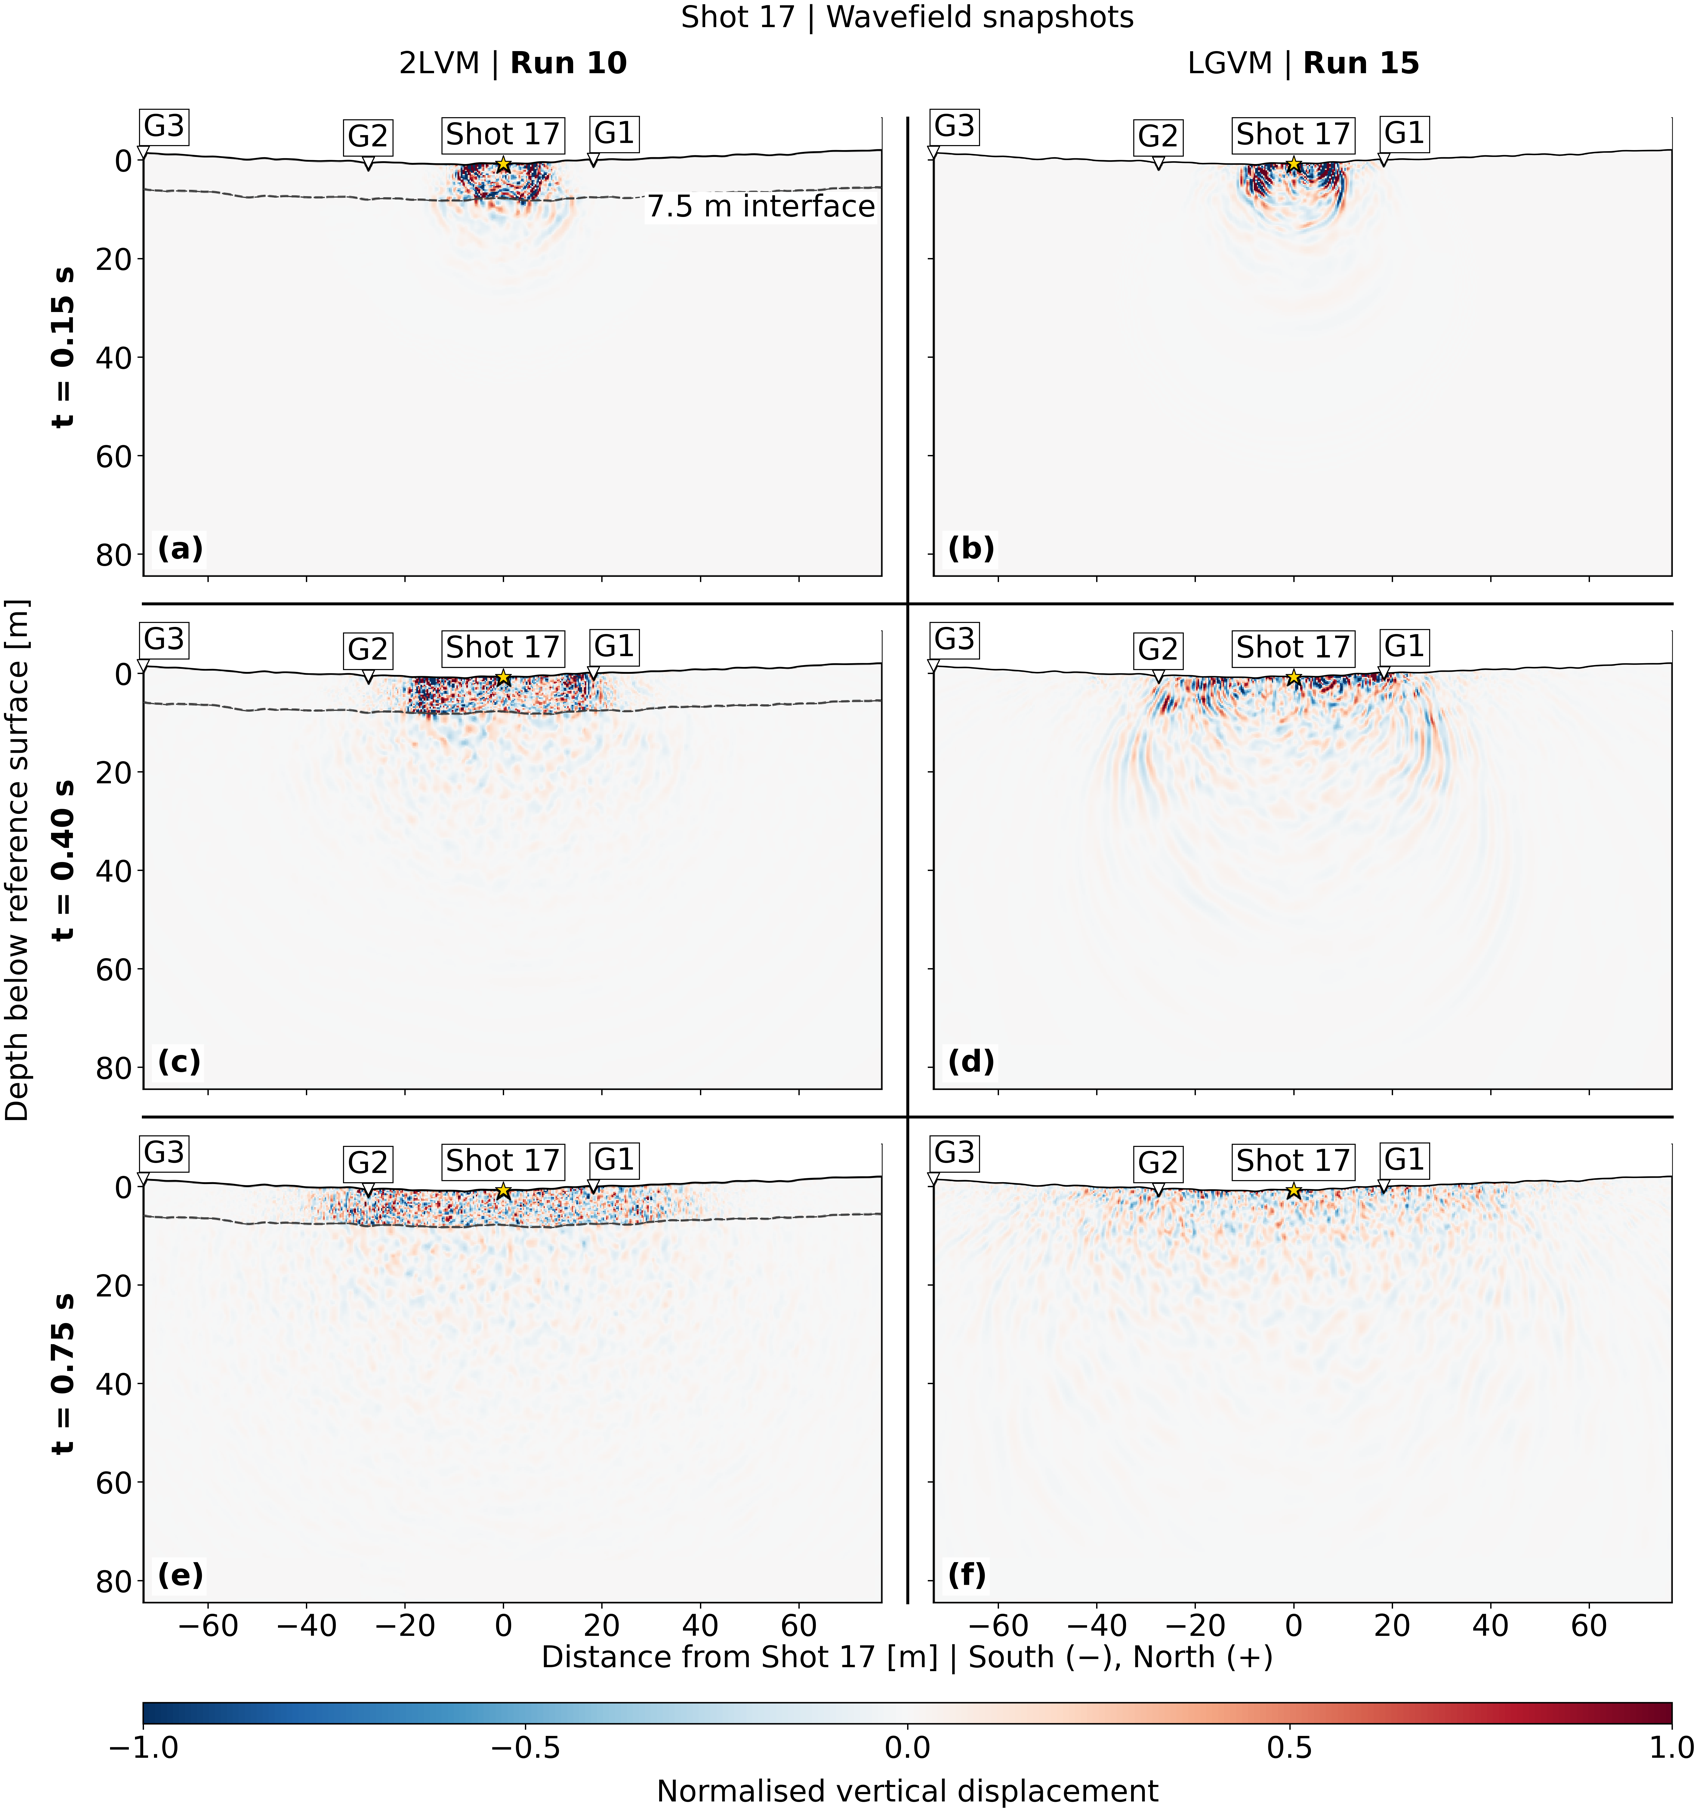

Source code (Python):
"""Figure 11: Shot 17 wavefield snapshots (vertical displacement) for Runs 10 and 15, from AxiSEM3D element output."""

import glob

import matplotlib.pyplot as plt
import numpy as np
import yaml
from matplotlib.cm import ScalarMappable
from matplotlib.colors import Normalize
from netCDF4 import Dataset, chartostring
from scipy.interpolate import LinearNDInterpolator, RegularGridInterpolator

RUNS_DIR = "path/to/runs"   # AxiSEM3D run folders A14_Run10_* and A14_Run15_* (input/ and output/elements/)

SNAPSHOT_TIMES = [0.15, 0.40, 0.75]   # s
NX = 500   # pixels across the section
SLICES = {"scattering_slice_south": -1, "scattering_slice_north": 1}   # element groups, side of the shot


def read_yaml(path):
    with open(path) as f:
        return yaml.safe_load(f)


def weight(depth, low, mid, high):
    """Fraction of an undulation applied at a reference depth: 1 at its control depth, 0 at its limits."""
    depth = np.asarray(depth, dtype=float)
    return np.clip(np.where(depth <= mid, (depth - low) / (mid - low), (high - depth) / (high - mid)), 0, 1)


def read_undulations(run):
    """Geometric models (topography, rough interfaces) as (grid interpolator, low, mid, high)."""
    models = []
    for item in read_yaml(f"{run}/input/inparam.model.yaml")["list_of_3D_models"]:
        model = next(iter(item.values()))
        if model["class_name"] != "StructuredGridG3D" or not model["activated"]:
            continue
        x_name, y_name = model["coordinates"]["nc_variables"]
        with Dataset(f"{run}/input/{model['nc_data_file']}") as ds:
            var = ds[model["undulation_data"]["nc_var"]]
            values = np.asarray(var[:], dtype=float) * model["undulation_data"].get("factor", 1.0)
            if var.dimensions[0] != x_name:
                values = values.T
            grid = RegularGridInterpolator((ds[x_name][:], ds[y_name][:]), values)
        low, high = sorted(model["undulation_range"]["min_max"])
        models.append((grid, low, model["undulation_range"]["interface"], high))
    return models


def shift(models, depth, x, y=0.0):
    """Upward displacement of reference depth(s) `depth` at horizontal position(s) (x, y)."""
    return sum(weight(depth, low, mid, high) * grid((x, y)) for grid, low, mid, high in models)


def read_boundaries(run):
    """Depths [m] of the discontinuities in the 1-D model (.bm file named in input.mesh.yaml)."""
    name = read_yaml(f"{run}/input/input.mesh.yaml")["basic"]["model"]
    rows, scale = [], 1000.0
    for line in open(f"{run}/input/{name}"):
        words = line.split("#")[0].split()
        if words and words[0].upper() == "UNITS":
            scale = 1000.0 if words[1].lower() == "km" else 1.0
        elif words and words[0][0].isdigit():
            rows.append([float(w) for w in words])
    return [rows[i][0] * scale for i in range(1, len(rows))
            if rows[i][0] == rows[i - 1][0] and rows[i][1:] != rows[i - 1][1:]]


def element_coordinates(ds):
    """GLL-point coordinates as (element, [s, z], GLL point)."""
    var = ds["list_element_coords"]
    dims = [d.lower() for d in var.dimensions]
    e = next(i for i, d in enumerate(dims) if "element" in d)
    g = next(i for i, d in enumerate(dims) if "gll" in d)
    return np.moveaxis(np.asarray(var[:], dtype=float), (e, 3 - e - g, g), (0, 1, 2))


def element_rows(ds, name, n_elements, n_coords):
    """Rows of list_element_coords that belong to the elements of data variable `name`."""
    if n_elements == n_coords:
        return np.arange(n_elements)
    ids = np.asarray(ds["list_element" + name[len("data_wave"):]][:], dtype=int).ravel()
    table = np.asarray(ds["list_element_na"][:], dtype=int).reshape(n_coords, -1)
    for column in table.T:   # element IDs listed in a column of list_element_na
        lookup = {value: row for row, value in enumerate(column)}
        if len(lookup) == n_coords and all(i in lookup for i in ids):
            return np.array([lookup[i] for i in ids])
    return ids   # otherwise the IDs are row indices


def read_slice(folder, side, surface_z):
    """GLL points (x, depth) and U3 values at the snapshot times for one saved element slice."""
    points, values = [], []
    for path in sorted(glob.glob(f"{folder}/axisem3d_synthetics.nc.rank*"), key=lambda p: int(p.rsplit("rank", 1)[1])):
        with Dataset(path) as ds:
            ds.set_auto_mask(False)
            time = np.asarray(ds["data_time"][:])
            frames = [int(np.argmin(np.abs(time - t))) for t in SNAPSHOT_TIMES]
            channel = list(chartostring(ds["list_channel"][:])).index("U3")
            coords = element_coordinates(ds)
            for name in sorted(ds.variables):
                if not name.startswith("data_wave"):
                    continue
                var = ds[name]
                dims = [d.lower() for d in var.dimensions]
                index = [frames if "time" in d else channel if "channel" in d else
                         slice(None) if ("element" in d or "gll" in d) else 0 for d in dims]
                kept = [d for d, i in zip(dims, index) if not isinstance(i, int)]
                order = [next(k for k, d in enumerate(kept) if w in d) for w in ("time", "element", "gll")]
                data = np.moveaxis(np.asarray(var[tuple(index)], dtype=float), order, (0, 1, 2))
                xyz = coords[element_rows(ds, name, data.shape[1], len(coords))]
                points.append(np.column_stack((side * xyz[:, 0, :].ravel(), surface_z - xyz[:, 1, :].ravel())))
                values.append(data.reshape(len(frames), -1))
    points, values = np.concatenate(points), np.concatenate(values, axis=1)
    _, unique = np.unique(np.round(points, 8), axis=0, return_index=True)
    return points[unique], values[:, unique]


runs = {}
for number in (10, 15):
    run = glob.glob(f"{RUNS_DIR}/A14_Run{number}_*")[0]
    model = read_yaml(f"{run}/input/inparam.model.yaml")
    with Dataset(f"{run}/input/{model['model1D']['exodus_mesh']}") as ds:
        mesh_z = np.asarray(ds["coordy"][:])
    surface_z, mesh_depth = mesh_z.max(), mesh_z.max() - mesh_z.min()
    groups = {k: v for item in read_yaml(f"{run}/input/inparam.output.yaml")["list_of_element_groups"]
              for k, v in item.items()}
    source = next(iter(read_yaml(f"{run}/input/inparam.source.yaml")["list_of_sources"][0].values()))
    stations = {}
    for line in open(f"{run}/input/shot_17.txt"):
        words = line.split("#")[0].split()
        if words and words[0] in ("G1", "G2", "G3"):
            r, phi, depth = float(words[2]), float(words[3]), float(words[5])
            stations[words[0]] = (r * np.cos(phi), r * np.sin(phi), depth)

    # pixel grid on the reference (undeformed) section: south of the shot x < 0, north x >= 0
    x_min = -groups["scattering_slice_south"]["elements"]["horizontal_range"][1]
    x_max = groups["scattering_slice_north"]["elements"]["horizontal_range"][1]
    ny = max(2, round(NX * mesh_depth / (x_max - x_min)))
    distance = np.linspace(x_min, x_max, NX)
    reference_depth = np.linspace(0, mesh_depth, ny)
    xx, dd = np.meshgrid(distance, reference_depth)

    # interpolate the saved GLL values onto the pixels, one side at a time
    snapshots = np.full((len(SNAPSHOT_TIMES), ny, NX), np.nan)
    for name, side in SLICES.items():
        points, values = read_slice(f"{run}/output/elements/{name}", side, surface_z)
        pixels = xx < 0 if side < 0 else xx >= 0
        snapshots[:, pixels] = LinearNDInterpolator(points, values.T)(xx[pixels], dd[pixels]).T

    # colour scale: robust maximum away from the source
    source_depth = float(source["location"]["depth"])
    far = np.hypot(xx, dd - source_depth) >= 2.0
    limits = []
    for frame in snapshots:
        a = np.abs(frame[far])
        limits.append(np.percentile(a[np.isfinite(a) & (a > 0)], 99.7))

    # topography and rough interfaces deform the section, the surface and the model boundaries
    models = read_undulations(run)
    runs[number] = dict(
        snapshots=snapshots, scale=np.percentile(limits, 90),
        distance=distance,
        display_depth=reference_depth[:, None] - shift(models, reference_depth[:, None], distance[None, :]),
        surface=0.0 - shift(models, 0.0, distance),
        boundaries=[(b, b - shift(models, b, distance)) for b in read_boundaries(run) if 0 < b < mesh_depth],
        source_depth=source_depth - shift(models, source_depth, 0.0, 0.0),
        stations=[(name, x, z - shift(models, z, x, y)) for name, (x, y, z) in stations.items()],
        x_range=(x_min, x_max), bottom=mesh_depth)

# common display extent and colour scale
x_min, x_max = runs[10]["x_range"]
bottom = max(r["bottom"] for r in runs.values())
surface_min = min(r["surface"].min() for r in runs.values())
top = surface_min - max(2.0, 0.075 * (bottom - surface_min))
scale = max(r["scale"] for r in runs.values())
cmap = plt.get_cmap("RdBu_r").copy()
cmap.set_bad("white")
norm = Normalize(-1, 1)

FS = 20.5
plt.rcParams.update({"font.size": FS, "xtick.labelsize": FS, "ytick.labelsize": FS})

titles = {10: r"2LVM | $\mathbf{Run\ 10}$", 15: r"LGVM | $\mathbf{Run\ 15}$"}
box = dict(boxstyle="square,pad=0.12", fc="white", ec="black", lw=0.7)

height = 17.1
left, right = 0.105, 0.985
fig, axes = plt.subplots(3, 2, figsize=(16.5, height), sharex=True, sharey=True)
fig.subplots_adjust(left=left, right=right, bottom=1.8 / height, top=1 - 1.2 / height,
                    wspace=0.07, hspace=0.12)

for col, (number, r) in enumerate(runs.items()):
    for row in range(3):
        ax = axes[row, col]
        x = np.broadcast_to(r["distance"], r["display_depth"].shape)
        ax.pcolormesh(x, r["display_depth"], r["snapshots"][row] / scale, cmap=cmap, norm=norm,
                      shading="nearest", rasterized=True)
        ax.fill_between(r["distance"], top, r["surface"], color="white", lw=0, zorder=4)
        ax.plot(r["distance"], r["surface"], color="black", lw=1.0, zorder=5)
        for depth, curve in r["boundaries"]:
            ax.plot(r["distance"], curve, color="0.25", ls="--", lw=0.85, zorder=6)
            if row == 0:
                ax.annotate(f"{depth:g} m interface", xy=(r["distance"][-1], curve[-1]),
                            xytext=(-4, -4), textcoords="offset points", ha="right", va="top",
                            bbox=dict(fc="white", ec="none", pad=1), zorder=7)

        ax.scatter(0, r["source_depth"], marker="*", s=130, fc="gold", ec="black", lw=0.65, zorder=9)
        ax.annotate("Shot 17", xy=(0, r["source_depth"]), xytext=(0, 9), textcoords="offset points",
                    ha="center", va="bottom", bbox=box, zorder=10)
        for name, sx, sz in r["stations"]:
            ax.scatter(sx, sz, marker="v", s=70, fc="white", ec="black", lw=0.75, zorder=9, clip_on=False)
            ax.annotate(name, xy=(sx, sz), xytext=(0, 7), textcoords="offset points",
                        ha="center" if name == "G2" else "left", va="bottom", bbox=box,
                        annotation_clip=False, zorder=10)

        ax.text(0.018, 0.025, f"({'abcdef'[2 * row + col]})", transform=ax.transAxes,
                fontweight="bold", bbox=dict(boxstyle="square,pad=0.15", fc="white", ec="none"), zorder=20)
        ax.set_xlim(x_min, x_max)
        ax.set_ylim(bottom, top)
        ax.set_aspect("equal")
        ax.spines["top"].set_visible(False)
        ax.tick_params(direction="out", length=4, width=0.9, pad=3)
        ax.label_outer()

    position = axes[0, col].get_position()
    fig.text(np.mean(position.intervalx), 1 - 0.7 / height, titles[number], ha="center", va="center")

for row, t in enumerate(SNAPSHOT_TIMES):
    position = axes[row, 0].get_position()
    fig.text(left - 0.045, np.mean(position.intervaly), f"t = {t:.2f} s", ha="center", va="center",
             rotation=90, fontweight="bold")

# black lines separating the six panels
fig.canvas.draw()
xs = [ax.get_position() for ax in axes[0]]
ys = [ax.get_position() for ax in axes[:, 0]]
x_mid = (xs[0].x1 + xs[1].x0) / 2
fig.add_artist(plt.Line2D([x_mid, x_mid], [ys[2].y0, ys[0].y1], color="black", lw=2.0))
for upper, lower in zip(ys[:-1], ys[1:]):
    y_mid = (upper.y0 + lower.y1) / 2
    fig.add_artist(plt.Line2D([xs[0].x0, xs[1].x1], [y_mid, y_mid], color="black", lw=2.0))

bar = fig.colorbar(ScalarMappable(norm=norm, cmap=cmap), orientation="horizontal",
                   cax=fig.add_axes([left, 0.65 / height, right - left, 0.2 / height]))
bar.set_ticks([-1, -0.5, 0, 0.5, 1])
bar.set_label("Normalised vertical displacement", labelpad=10)

fig.supxlabel("Distance from Shot 17 [m] | South (−), North (+)", x=(left + right) / 2, y=1.12 / height, fontsize=FS)
fig.supylabel("Depth below reference surface [m]", x=0.025, fontsize=FS)
fig.suptitle("Shot 17 | Wavefield snapshots", x=(left + right) / 2, y=1 - 0.12 / height, fontsize=FS, va="top")

fig.savefig("Figure11.png", dpi=105, bbox_inches="tight", facecolor="white")
